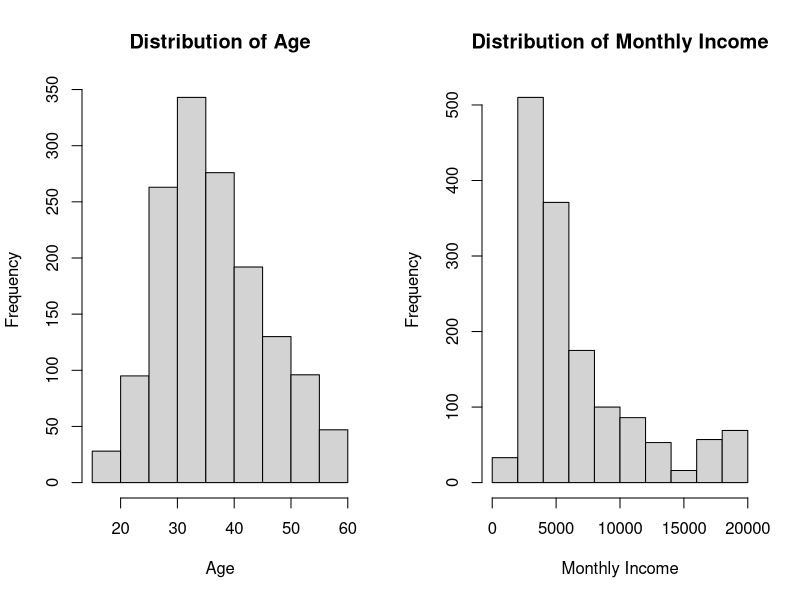
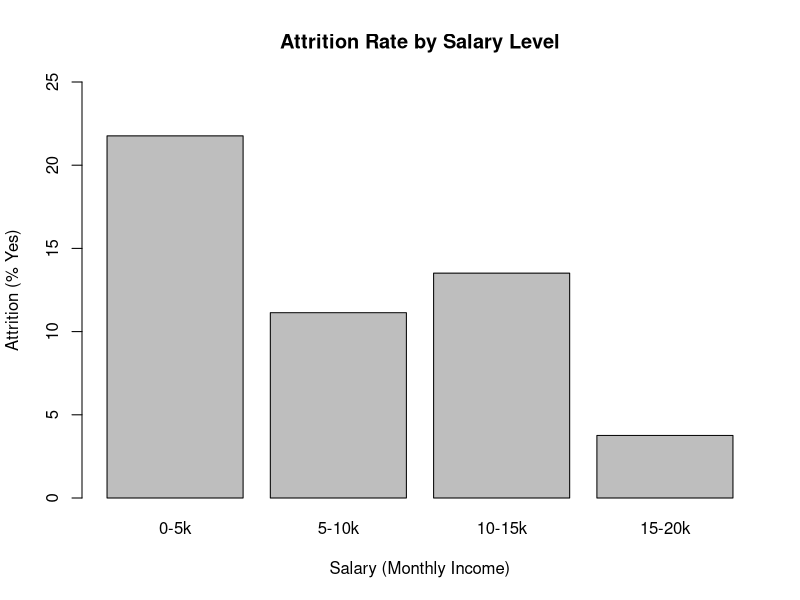

These figures' R source, in order:
## ---- chunk 1
knitr::opts_chunk$set(echo = FALSE)
## ---- chunk 2

# 2a Read raw data
dfm_attrition_data = read.csv("data/CaseStudy2-data.csv")

# Explore data structure and print number of data rows/columns
str(dfm_attrition_data)
cat(paste("Rows:\t",
          dim(dfm_attrition_data)[1],
          "\nColumns:",
          dim(dfm_attrition_data)[2]
          )
    )

# 2b-d
# Clean raw data names and shorten under 12 characters
names(dfm_attrition_data)[3] = "TravelFreq"
names(dfm_attrition_data)[6] = "Distance"
names(dfm_attrition_data)[8] = "EducField"
names(dfm_attrition_data)[9] = "Count"
names(dfm_attrition_data)[10] = "EmployeeNum"
names(dfm_attrition_data)[11] = "EnvironRate"
names(dfm_attrition_data)[14] = "JobInvolve"
names(dfm_attrition_data)[17] = "JobSatis"
names(dfm_attrition_data)[18] = "Marriage"
names(dfm_attrition_data)[19] = "MonIncome"
names(dfm_attrition_data)[21] = "NumCompany"
names(dfm_attrition_data)[24] = "PayIncPct"
names(dfm_attrition_data)[25] = "Performance"
names(dfm_attrition_data)[26] = "Relationship"
names(dfm_attrition_data)[27] = "StdHours"
names(dfm_attrition_data)[28] = "StockOption"
names(dfm_attrition_data)[29] = "YearsWorked"
names(dfm_attrition_data)[30] = "TrainLastYr"
names(dfm_attrition_data)[31] = "WorkLifeBal"
names(dfm_attrition_data)[32] = "YearsAtComp"
names(dfm_attrition_data)[33] = "YearsInPos"
names(dfm_attrition_data)[34] = "LstPromoted"
names(dfm_attrition_data)[35] = "YearsSprvsr"

# 2d Convert numeric categorical variables to factors
general_ratings = c("Low", "Medium", "High", "Very High")
dfm_attrition_data$EnvironRate = factor(dfm_attrition_data$EnvironRate, labels=general_ratings)
dfm_attrition_data$JobInvolve = factor(dfm_attrition_data$JobInvolve, labels=general_ratings)
dfm_attrition_data$JobSatis = factor(dfm_attrition_data$JobSatis, labels=general_ratings)

# 1/2 (Low/Medium) factors omitted, as nobody in data set ranked their performance lower than 3
dfm_attrition_data$Performance = factor(dfm_attrition_data$Performance,
                                        labels=c("Excellent", "Outstanding")
                                        )
dfm_attrition_data$Relationship = factor(dfm_attrition_data$Relationship, labels=general_ratings)
dfm_attrition_data$WorkLifeBal = factor(dfm_attrition_data$WorkLifeBal,
                                        labels=c("Bad", "Good", "Better", "Best")
                                        )
dfm_attrition_data$Education = factor(dfm_attrition_data$Education,
                                      labels=c("Below College", "College", "Bachelor", "Master", "Doctor")
                                      )
dfm_attrition_data$StockOption = factor(dfm_attrition_data$StockOption)

# 3b Select 7 relevant numeric variables for descriptive statistics table
dfm_nstats = dfm_attrition_data[, c("Age",
                                    "MonIncome",
                                    "PayIncPct",
                                    "Distance",
                                    "YearsWorked",
                                    "YearsAtComp",
                                    "LstPromoted",
                                    "YearsInPos"
                                    )
                                ]

# Print data.frame of descriptive statistics of 7 variables
dfm_desc_stats = as.data.frame(sapply(dfm_nstats, summary))

# 3c Get frequency of Education, Gender and Occupation
dfm_factors = dfm_attrition_data[, c("Gender",
                                     "Education",
                                     "JobRole"
                                     )
                                 ]
list_freq = sapply(sapply(dfm_factors, table), prop.table)
dfm_gender_freq = as.data.frame(list_freq[1])
dfm_educ_freq = as.data.frame(list_freq[2])
dfm_occup_freq = as.data.frame(list_freq[3])
names(dfm_gender_freq) = c("Gender", "Frequency")
names(dfm_educ_freq) = c("Education", "Frequency")
names(dfm_occup_freq) = c("JobRole", "Frequency")

# Get attrition calculations for Gender
int_male = length(dfm_attrition_data[dfm_attrition_data$Gender == "Male","Gender"])
int_female = length(dfm_attrition_data[dfm_attrition_data$Gender == "Female","Gender"])
int_male_attr = length(dfm_attrition_data[dfm_attrition_data$Gender == "Male" & 
                                            dfm_attrition_data$Attrition == "Yes"
                                          ,"Gender"])
int_female_attr = length(dfm_attrition_data[dfm_attrition_data$Gender == "Female" & 
                                              dfm_attrition_data$Attrition == "Yes"
                                            ,"Gender"])
total = int_female + int_male
percent_male = int_male / total
percent_female = int_female / total
percent_male_attr = int_male_attr / int_male
percent_female_attr = int_female_attr / int_female
dfm_gender_freq[, "Attrition"] = c(round(percent_female_attr, digits = 2), round(percent_male_attr, digits = 2))

## Get & Set Attrition for Education
str_column = "Education"
vec_attr_rates = vector()
dfm_temp = dfm_educ_freq

# For loop, using generic variables set above
for (element in dfm_temp[,str_column]){
   int_temp_attr = length(dfm_attrition_data[dfm_attrition_data[,str_column] == element & 
                                               dfm_attrition_data$Attrition == "Yes"
                                             ,str_column])
  
   int_temp_total = int_temp_attr / 
     length(dfm_attrition_data[dfm_attrition_data[,str_column] == element, str_column])
   vec_attr_rates = c(vec_attr_rates, int_temp_total)
}

dfm_educ_freq["Frequency"] = round(dfm_educ_freq["Frequency"], digits = 2)
dfm_educ_freq["Attrition"] = round(vec_attr_rates, digits = 2)

## Get & Set Attrition for Occupation
str_column = "JobRole"
vec_attr_rates = vector()
dfm_temp = dfm_occup_freq

# For loop, using generic variables set above
for (element in dfm_occup_freq[,str_column]){
  int_temp_attr = length(dfm_temp[dfm_attrition_data[,str_column] == element & 
                                    dfm_attrition_data$Attrition == "Yes"
                                  ,str_column])
  
  int_temp_total = int_temp_attr / 
    length(dfm_attrition_data[dfm_attrition_data[,str_column] == element, str_column])
  
  vec_attr_rates = c(vec_attr_rates, int_temp_total)
}

dfm_occup_freq["Frequency"] = round(dfm_occup_freq["Frequency"], digits = 2)
dfm_occup_freq["Attrition"] = round(vec_attr_rates, digits = 2)

# Compare attrition rate betwen different groups of monthly income
salary_bins = c("0-5k", "5-10k", "10-15k", "15-20k")
dfm_attrition_data$IncLevels = cut(dfm_attrition_data$MonIncome,
                                   breaks=c(0, 5000, 10000, 15000, 20000),
                                   labels=salary_bins
                                   )

# Calculate % of employees attrition w/in salary groups
sal_counts = summary(dfm_attrition_data$IncLevels)
attrit_by_sal_pct = numeric()
for (level in salary_bins) {
  yes_attrit = length(dfm_attrition_data$IncLevels[dfm_attrition_data$Attrition == "Yes"
                                                   & dfm_attrition_data$IncLevels == level
                                                   ]
                      )
  attrit_by_sal_pct[level] = yes_attrit / sal_counts[level] * 100
}

## ---- chunk 3
# Print table of descriptive statistics
library(knitr)
names(dfm_desc_stats) = c("Age",
                          "Monthly Income",
                          "Raise Percent",
                          "Distance",
                          "Years Working",
                          "Years at Company",
                          "Last Promoted",
                          "Years in Position"
                          )
kable(round(dfm_desc_stats, 1))
## ---- chunk 4
# Create histograms for Age and Monthly Income
par(mfrow=c(1,2))
hist(dfm_nstats$Age,
     main="Distribution of Age",
     xlab="Age"
     )
hist(dfm_nstats$MonIncome,
     main="Distribution of Monthly Income",
     xlab="Monthly Income"
     )
## ---- chunk 5
# Prepare Rmd Table
library(knitr)
kable(dfm_gender_freq)
## ---- chunk 6
# Prepare Rmd Table
library(knitr)
kable(dfm_educ_freq)
## ---- chunk 7
# Prepare Rmd Table
library(knitr)
kable(dfm_occup_freq)
## ---- chunk 8
# Plot results as a bar chart
par(mfrow=c(1,1))
barplot(attrit_by_sal_pct,
        ylim=c(0, 25),
        main="Attrition Rate by Salary Level",
        ylab="Attrition (% Yes)",
        xlab="Salary (Monthly Income)"
        )
## ---- chunk 9
si <- sessionInfo()
cat(si$R.version$version.string, "\n\n")
cat("Platform:", si$R.version$platform, "\n\n")
cat("Packages:" , si$basePkgs, "\n\n")
